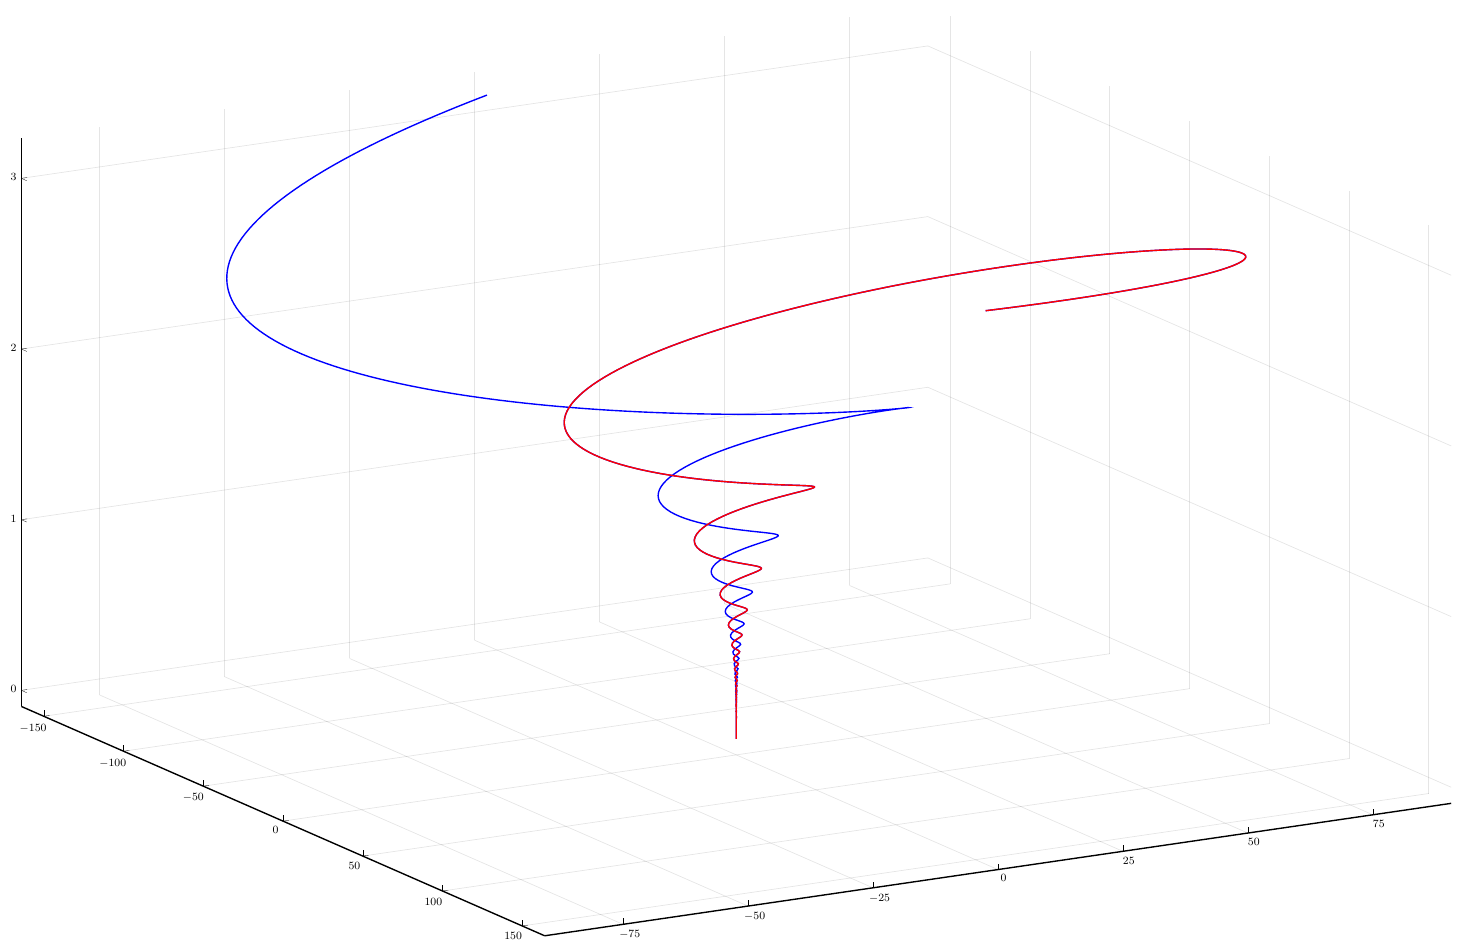

Reproduce this figure in Julia.
using Plots
using Colors
# plotlyjs()

function twist(θ; r=5, ω=2π^2, ϕ=0)
    if θ == 0
        return [0,0,0]
    else
        return [r * θ^3 * cos(ω/θ + ϕ), r * θ^3 * sin(ω/θ + ϕ), θ^2]
    end
end

# Unexpected
function plot_twists(save::Bool)

    θs = 0:.01:π
    xyz_vals = twist.(θs)
    xyz_opp = reverse([[-1*x, -1*y, z] for (x,y,z) in xyz_vals])

    # Break things up into two arrays in case you want to make the
    # lines different colors so that it's possible to actually see
    # which is on top
    xsa = [p[1] for p in xyz_opp]
    ysa = [p[2] for p in xyz_opp]
    zsa = [p[3] for p in xyz_opp]

    xsb = [p[1] for p in xyz_vals]
    ysb = [p[2] for p in xyz_vals]
    zsb = [p[3] for p in xyz_vals]


    xyz_tot = append!(xyz_opp, xyz_vals)
    xs = [p[1] for p in xyz_tot]
    ys = [p[1] for p in xyz_tot]
    zs = [p[1] for p in xyz_tot]


    # Use pgfplotsx for a written-out version of the plot, use
    # plotlyjs if we're doing interactive plotting instead
    if save
        pgfplotsx()

        plot(camera=(60, 25), size=(1500,1000), legend=false)
        plot!(xsa, ysa, zsa, color=:blue, lw=1)
        plot!(xsb, ysb, zsb, color=:red, lw=1)
        savefig("countable-3d-twists-side.pdf")


        plot(camera=(0, 90), size=(1500,1000), legend=false)
        plot!(xsa, ysa, zsa, color=:blue, lw=1)
        plot!(xsb, ysb, zsb, color=:red, lw=1)
        savefig("countable-3d-twists-top.pdf")

    else
        plotlyjs()
        lcol= colorant"#D6D7D9" # nice colors
        bcol= colorant"#1D252C"


        plot(camera=(60, 25), size=(1500,1000),
        legend=false, background_color=bcol,
        color = lcol)

        plot!(xs, ys, zs, color=lcol, lw=.5)

    end


end

plot_twists(true)
